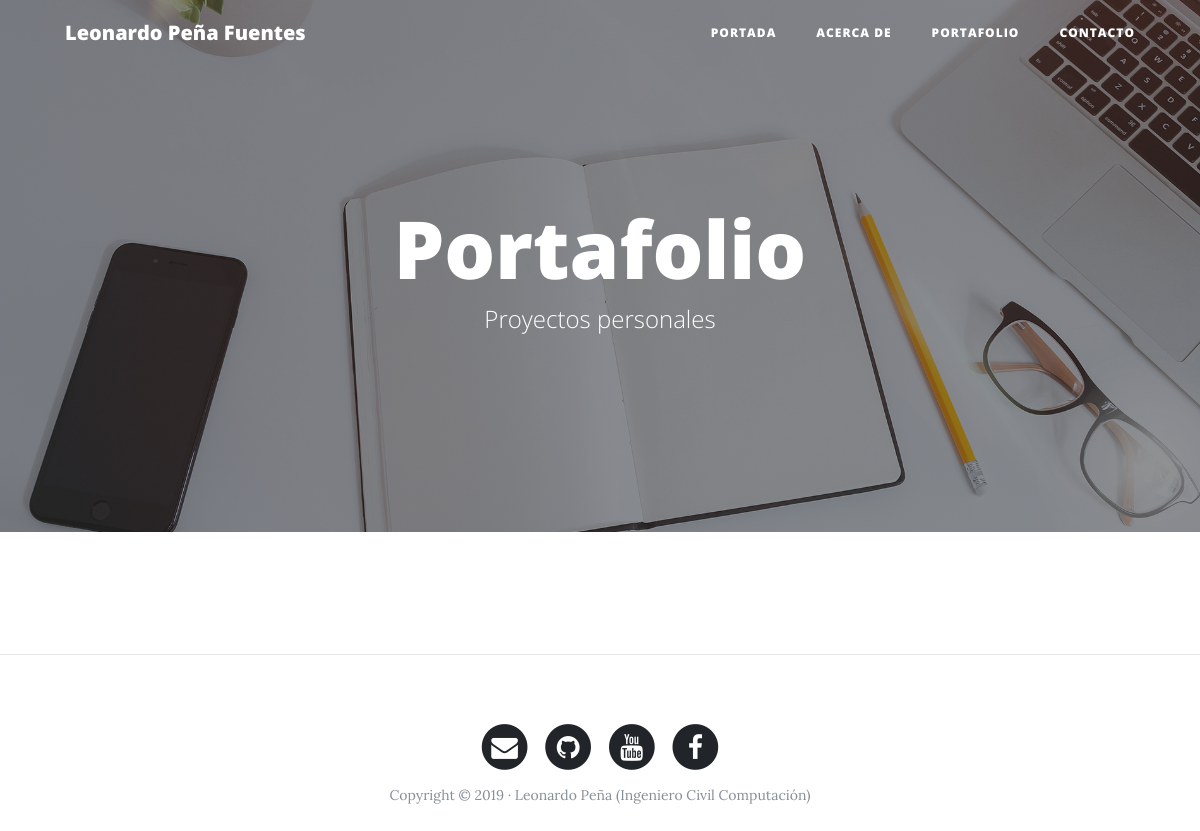
/portfolio/, run on an earlier commit of the app's database.
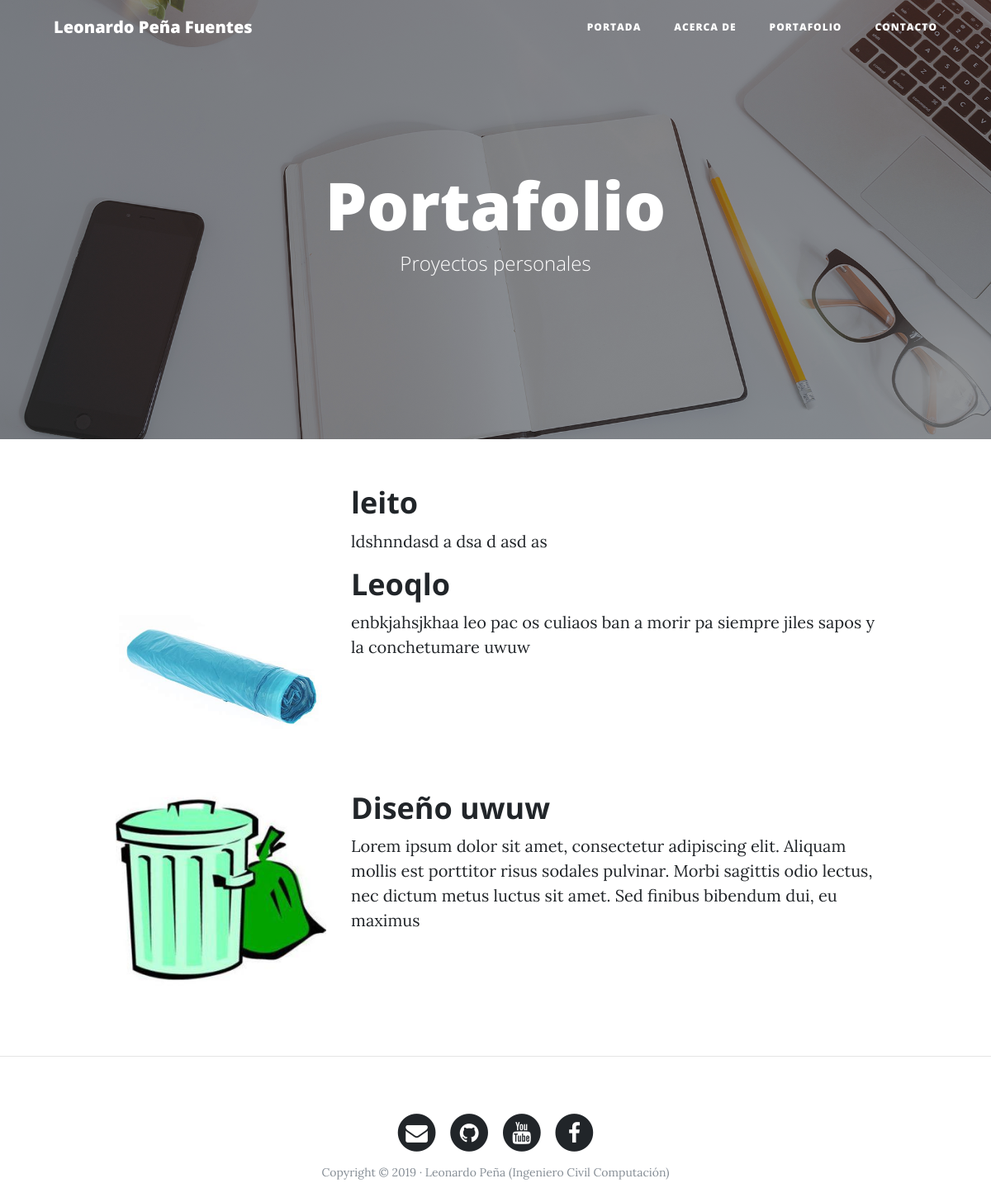
And on a later commit of the database.
### portfolio/models.py (models this page shows, shortened)
class Project (models.Model):
    title = models.CharField(max_length=200 , verbose_name="Titulo")
    description = models.TextField(verbose_name="Descripción")
    image = models.ImageField(verbose_name="Imagen" , upload_to='projects')
    created = models.DateTimeField(auto_now_add=True , verbose_name="Creación")
    updated = models.DateTimeField(auto_now=True , verbose_name="Actualización")
    class Meta:
        verbose_name = 'proyecto'
        verbose_name_plural = 'proyectos'
        ordering = ['-created'] ## ordenar segun 'created' de mas nuevo al mas antiguo, anteponer un '-' = '-created' es alrevez

### portfolio/views.py (the view)
# urls.py: path('portfolio/',portfolio_views.portfolio, name='portfolio'),
def portfolio(request):
    projects = Project.objects.all()
    return render(request, "portfolio/portfolio.html", {'projects' : projects})

### portfolio/templates/portfolio/portfolio.html (shortened to what this page needs)
{% extends 'core/base.html'%}
{% block background %}{% load static %}{% static 'core/img/portfolio-bg.jpg'%}{% endblock %}
{% block headers %}
<h1>Portafolio </h1>
<span class="subheading">Proyectos personales</span>
{% endblock %}
{% block content%}
	{% for project in projects %}
	<div class="col-lg-3 col-md-4 offset-lg-1">
		<img class="img-fluid" src="{{project.image.url}}" alt="">
	</div>
		<div class="col-lg-7 col-md-8">
			<h2 class="section-heading title">{{project.title}}</h2>
				<p>{{project.description}}</p>
		</div>
	{% endfor %}
{% endblock %}

### core/templates/core/base.html (shortened to what this page needs)
<!DOCTYPE html>
<html lang="es">
  <head>
    {% load static %}
    <link href="{% static 'core/vendor/bootstrap/css/bootstrap.min.css' %}" rel="stylesheet">
    <link href="{% static 'core/vendor/font-awesome/css/font-awesome.min.css' %}" rel="stylesheet" type="text/css">
    <link href="{% static 'core/css/clean-blog.min.css' %}" rel="stylesheet">
  </head>
  <body>
    <nav class="navbar navbar-expand-lg navbar-light fixed-top" id="mainNav">
      <div class="container">
        <a class="navbar-brand" href="{% url 'home' %}">Leonardo Peña Fuentes</a>
        <div class="collapse navbar-collapse" id="navbarResponsive">
          <ul class="navbar-nav ml-auto">
            <li class="nav-item">
              <a class="nav-link" href="{% url 'home' %}">Portada</a>
            </li>
            <li class="nav-item">
              <a class="nav-link" href="{% url 'about' %}">Acerca de</a>
            </li>
            <li class="nav-item">
              <a class="nav-link" href="{% url 'portfolio' %}">Portafolio</a>
            </li>
            <li class="nav-item">
              <a class="nav-link" href="{% url 'contact' %}">Contacto</a>
            </li>
          </ul>
        </div>
      </div>
    </nav>
    <header class="masthead" style="background-image: url('{%block background%}{%endblock %}')">
      <div class="overlay"></div>
      <div class="container">
        <div class="row">
          <div class="col-lg-8 col-md-10 mx-auto">
            <div class="site-heading">
                {% block headers %} {% endblock %}
            </div>
          </div>
        </div>
      </div>
    </header>
    <div class="container">
      <div class="row">
        {% block content%} {% endblock %}
      </div>
    </div>
    {% if request.path != "/" %}<hr>{% endif %}
    <footer>
      <div class="container">
        <div class="row">
          <div class="col-lg-8 col-md-10 mx-auto">
            <ul class="list-inline text-center">
              <li class="list-inline-item">
                <a href="https://mail.google.com/">
                  <span class="fa-stack fa-lg">
                    <i class="fa fa-circle fa-stack-2x"></i>
                    <i class="fa fa-envelope fa-stack-1x fa-inverse"></i>
                  </span>
                </a>
              </li>
              <li class="list-inline-item">
                <a href="https://github.com/LeoCuantico">
                  <span class="fa-stack fa-lg">
                    <i class="fa fa-circle fa-stack-2x"></i>
                    <i class="fa fa-github fa-stack-1x fa-inverse"></i>
                  </span>
                </a>
              </li>
              <li class="list-inline-item">
                <a href="https://www.youtube.com/channel/UC9W9J8PbDD3z1FUBp0kVFsw?view_as=subscriber">
                  <span class="fa-stack fa-lg">
                    <i class="fa fa-circle fa-stack-2x"></i>
                    <i class="fa fa-youtube fa-stack-1x fa-inverse"></i>
                  </span>
                </a>
              </li>
              <li class="list-inline-item">
                <a href="https://www.facebook.com/LeooDrewLawson">
                  <span class="fa-stack fa-lg">
                    <i class="fa fa-circle fa-stack-2x"></i>
                    <i class="fa fa-facebook fa-stack-1x fa-inverse"></i>
                  </span>
                </a>
              </li>
            </ul>
            <p class="copyright text-muted">Copyright &copy; 2019 · Leonardo Peña (Ingeniero Civil Computación) </p>
          </div>
        </div>
      </div>
    </footer>
  </body>
</html>

What changed in the data, as far as the page shows it:
added Project: title "leito", description "ldshnndasd a dsa d asd as"
added Project: image (picture), title "Leoqlo", description "enbkjahsjkhaa leo pac os culiaos ban a morir pa siempre jiles sapos y la conchetumare uwuw"
added Project: image (picture), title "Diseño uwuw", description "Lorem ipsum dolor sit amet, consectetur adipiscing elit. Aliquam mollis est porttitor risus sodales pulvinar. Morbi sagittis odio lectus, nec dictum metus luctus sit amet. Sed finibus bibendum dui, eu maximus"
